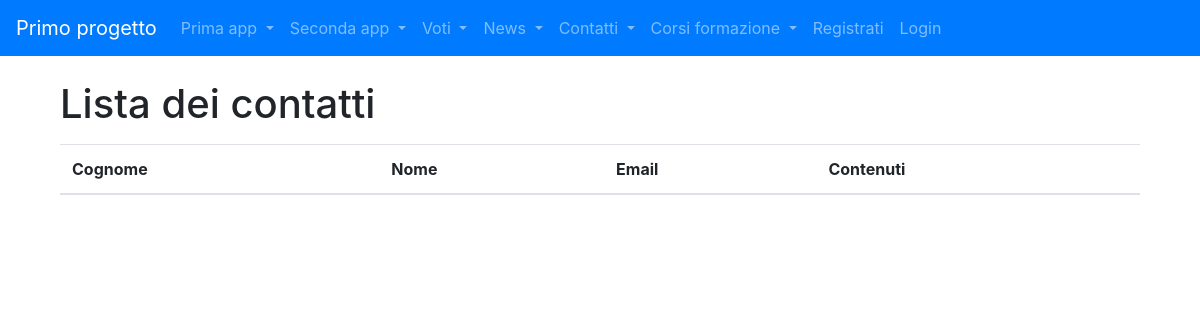
Before: /contatti/lista with the older database file.
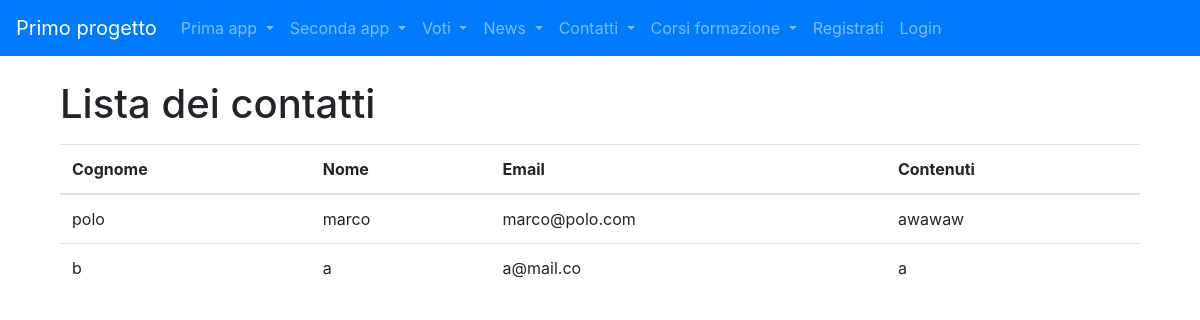
After: the same page with the newer database file.
### contatti/models.py (models this page shows)
class Contact(models.Model):
    first_name = models.CharField(max_length=100)
    last_name = models.CharField(max_length=100)
    email = models.EmailField(max_length=200)
    contents = models.TextField()

### contatti/views.py (the view)
# urls.py: path("lista", views.lista, name="lista"),
def lista(request: HttpRequest) -> HttpResponse:
    context = {"contacts": Contact.objects.all()}
    return render(request, "contatti_lista.html", context)

### contatti/templates/contatti_lista.html (shortened to what this page needs)
{% extends 'base.html'%}
{% load crispy_forms_tags %}
{%block content%}
<div class="container">
    <h1>Lista dei contatti</h1>
    <p>
    <table class="table">
        <thead>
            <tr>
                <th>Cognome</th>
                <th>Nome</th>
                <th>Email</th>
                <th>Contenuti</th>
            </tr>
        </thead>
    {% for contact in contacts %}
        <tr>
            <td>{{contact.last_name}}</td>
            <td>{{contact.first_name}}</td>
            <td>{{contact.email}}</td>
            <td>{{contact.contents}}</td>
        </tr>
    {% endfor %}
      </table>
    </p>
</div>
{%endblock content%}

### templates/base.html (shortened to what this page needs)
{% load static %}
<!doctype html>
<html lang="en">
  <head>
    <link rel="stylesheet" href="https://cdnjs.cloudflare.com/ajax/libs/font-awesome/5.15.4/css/all.min.css">
    <link rel="stylesheet" href="https://cdn.jsdelivr.net/npm/bootstrap@4.5.3/dist/css/bootstrap.min.css">
  </head>
  <body>
        <nav class="navbar navbar-expand-lg navbar-dark bg-primary">
              <a class="navbar-brand" href="/">Primo progetto</a>
                  <div class="collapse navbar-collapse" id="navbarSupportedContent">
    <ul class="navbar-nav mr-auto">
        <li class="nav-item dropdown">
        <a class="nav-link dropdown-toggle" href="#" id="navbarDropdown" role="button" data-toggle="dropdown" aria-haspopup="true" aria-expanded="false">
          Prima app
        </a>
      </li>
        <li class="nav-item dropdown">
        <a class="nav-link dropdown-toggle" href="#" id="navbarDropdown" role="button" data-toggle="dropdown" aria-haspopup="true" aria-expanded="false">
          Seconda app
        </a>
      </li>
        <li class="nav-item dropdown">
        <a class="nav-link dropdown-toggle" href="#" id="navbarDropdown" role="button" data-toggle="dropdown" aria-haspopup="true" aria-expanded="false">
            Voti
        </a>
      </li>
        <li class="nav-item dropdown">
        <a class="nav-link dropdown-toggle" href="#" id="navbarDropdown" role="button" data-toggle="dropdown" aria-haspopup="true" aria-expanded="false">
          News
        </a>
        <li class="nav-item dropdown">
        <a class="nav-link dropdown-toggle" href="#" id="navbarDropdown" role="button" data-toggle="dropdown" aria-haspopup="true" aria-expanded="false">
          Contatti
        </a>
      </li>
      </li>
        <li class="nav-item dropdown">
        <a class="nav-link dropdown-toggle" href="#" id="navbarDropdown" role="button" data-toggle="dropdown" aria-haspopup="true" aria-expanded="false">
          Corsi formazione
        </a>
      </li>
      {% if request.user.is_authenticated %}
      <li class="nav-item dropdown">
        <a href="#" class="nav-link dropdown-toggle" id="navbarDropdown" role="button" data-toggle="dropdown">
          {{ request.user.username }}
        </a>
        <div class="dropdown-menu">
          <div class="dropdown-divider"></div>
          <a href="{% url 'logout' %}" class="dropdown-item">Logout</a>
        </div>
      </li>
      {% else %}
      <li class="nav-item">
        <a href="{% url 'contatti:contattaci' %}" class="nav-link">Registrati</a>
      </li>
      <li class="nav-item">
        <a href="{% url 'login' %}" class="nav-link">Login</a>
      </li>
      {% endif %}
    </ul>
  </div>
        </nav>
        <div class="container my-4">
            {% block content %}
            {% endblock content %}
        </div>
  </body>
</html>

Changed rows visible on the page:
added Contact: last_name "polo", first_name "marco", email "marco@polo.com", contents "awawaw"
added Contact: last_name "b", first_name "a", email "a@mail.co", contents "a"
